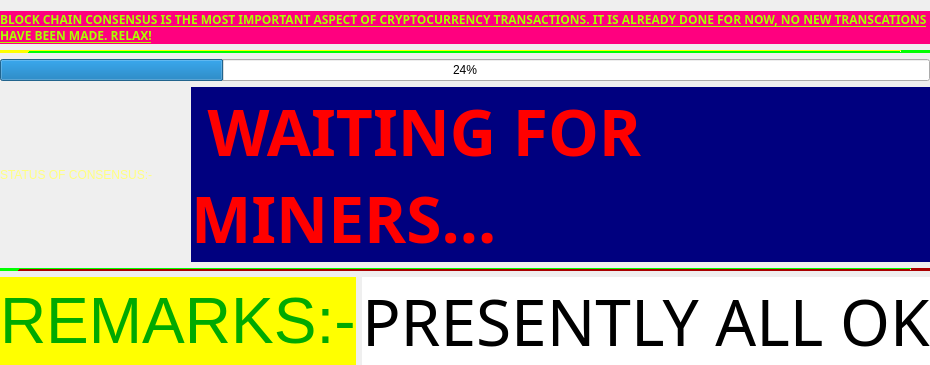
        <widget class="QWidget" name="tab3">
         <attribute name="title">
          <string>CONSENSUS BUILDER</string>
         </attribute>
         <layout class="QVBoxLayout" name="verticalLayout_4" stretch="2,1,3,1,2,2">
          <property name="leftMargin">
           <number>0</number>
          </property>
          <property name="rightMargin">
           <number>0</number>
          </property>
          <property name="bottomMargin">
           <number>0</number>
          </property>
          <item>
           <widget class="QLabel" name="label_18">
            <property name="palette">
             <palette>
              <active>
               <colorrole role="WindowText">
                <brush brushstyle="SolidPattern">
                 <color alpha="255">
                  <red>170</red>
                  <green>255</green>
                  <blue>0</blue>
                 </color>
                </brush>
               </colorrole>
               <colorrole role="Base">
                <brush brushstyle="SolidPattern">
                 <color alpha="255">
                  <red>255</red>
                  <green>255</green>
                  <blue>0</blue>
                 </color>
                </brush>
               </colorrole>
               <colorrole role="Window">
                <brush brushstyle="SolidPattern">
                 <color alpha="255">
                  <red>255</red>
                  <green>0</green>
                  <blue>127</blue>
                 </color>
                </brush>
               </colorrole>
              </active>
              <inactive>
               <colorrole role="WindowText">
                <brush brushstyle="SolidPattern">
                 <color alpha="255">
                  <red>170</red>
                  <green>255</green>
                  <blue>0</blue>
                 </color>
                </brush>
               </colorrole>
               <colorrole role="Base">
                <brush brushstyle="SolidPattern">
                 <color alpha="255">
                  <red>255</red>
                  <green>255</green>
                  <blue>0</blue>
                 </color>
                </brush>
               </colorrole>
               <colorrole role="Window">
                <brush brushstyle="SolidPattern">
                 <color alpha="255">
                  <red>255</red>
                  <green>0</green>
                  <blue>127</blue>
                 </color>
                </brush>
               </colorrole>
              </inactive>
              <disabled>
               <colorrole role="WindowText">
                <brush brushstyle="SolidPattern">
                 <color alpha="255">
                  <red>255</red>
                  <green>170</green>
                  <blue>255</blue>
                 </color>
                </brush>
               </colorrole>
               <colorrole role="Base">
                <brush brushstyle="SolidPattern">
                 <color alpha="255">
                  <red>255</red>
                  <green>0</green>
                  <blue>127</blue>
                 </color>
                </brush>
               </colorrole>
               <colorrole role="Window">
                <brush brushstyle="SolidPattern">
                 <color alpha="255">
                  <red>255</red>
                  <green>0</green>
                  <blue>127</blue>
                 </color>
                </brush>
               </colorrole>
              </disabled>
             </palette>
            </property>
            <property name="font">
             <font>
              <family>Arial Black</family>
              <weight>75</weight>
              <bold>true</bold>
              <underline>true</underline>
             </font>
            </property>
            <property name="autoFillBackground">
             <bool>true</bool>
            </property>
            <property name="text">
             <string>BLOCK CHAIN CONSENSUS IS THE MOST IMPORTANT ASPECT OF CRYPTOCURRENCY TRANSACTIONS. IT IS ALREADY DONE FOR NOW, NO NEW TRANSCATIONS HAVE BEEN MADE. RELAX!</string>
            </property>
            <property name="wordWrap">
             <bool>true</bool>
            </property>
           </widget>
          </item>
          <item>
           <widget class="Line" name="line_9">
            <property name="palette">
             <palette>
              <active>
               <colorrole role="WindowText">
                <brush brushstyle="SolidPattern">
                 <color alpha="255">
                  <red>0</red>
                  <green>0</green>
                  <blue>0</blue>
                 </color>
                </brush>
               </colorrole>
               <colorrole role="Light">
                <brush brushstyle="SolidPattern">
                 <color alpha="255">
                  <red>255</red>
                  <green>255</green>
                  <blue>0</blue>
                 </color>
                </brush>
               </colorrole>
               <colorrole role="Dark">
                <brush brushstyle="SolidPattern">
                 <color alpha="255">
                  <red>0</red>
                  <green>255</green>
                  <blue>0</blue>
                 </color>
                </brush>
               </colorrole>
               <colorrole role="Text">
                <brush brushstyle="SolidPattern">
                 <color alpha="255">
                  <red>92</red>
                  <green>247</green>
                  <blue>249</blue>
                 </color>
                </brush>
               </colorrole>
               <colorrole role="ButtonText">
                <brush brushstyle="SolidPattern">
                 <color alpha="255">
                  <red>0</red>
                  <green>0</green>
                  <blue>0</blue>
                 </color>
                </brush>
               </colorrole>
               <colorrole role="PlaceholderText">
                <brush brushstyle="NoBrush">
                 <color alpha="128">
                  <red>92</red>
                  <green>247</green>
                  <blue>249</blue>
                 </color>
                </brush>
               </colorrole>
              </active>
              <inactive>
               <colorrole role="WindowText">
                <brush brushstyle="SolidPattern">
                 <color alpha="255">
                  <red>0</red>
                  <green>0</green>
                  <blue>0</blue>
                 </color>
                </brush>
               </colorrole>
               <colorrole role="Light">
                <brush brushstyle="SolidPattern">
                 <color alpha="255">
                  <red>255</red>
                  <green>255</green>
                  <blue>0</blue>
                 </color>
                </brush>
               </colorrole>
               <colorrole role="Dark">
                <brush brushstyle="SolidPattern">
                 <color alpha="255">
                  <red>0</red>
                  <green>255</green>
                  <blue>0</blue>
                 </color>
                </brush>
               </colorrole>
               <colorrole role="Text">
                <brush brushstyle="SolidPattern">
                 <color alpha="255">
                  <red>92</red>
                  <green>247</green>
                  <blue>249</blue>
                 </color>
                </brush>
               </colorrole>
               <colorrole role="ButtonText">
                <brush brushstyle="SolidPattern">
                 <color alpha="255">
                  <red>0</red>
                  <green>0</green>
                  <blue>0</blue>
                 </color>
                </brush>
               </colorrole>
               <colorrole role="PlaceholderText">
                <brush brushstyle="NoBrush">
                 <color alpha="128">
                  <red>92</red>
                  <green>247</green>
                  <blue>249</blue>
                 </color>
                </brush>
               </colorrole>
              </inactive>
              <disabled>
               <colorrole role="WindowText">
                <brush brushstyle="SolidPattern">
                 <color alpha="255">
                  <red>0</red>
                  <green>255</green>
                  <blue>0</blue>
                 </color>
                </brush>
               </colorrole>
               <colorrole role="Light">
                <brush brushstyle="SolidPattern">
                 <color alpha="255">
                  <red>255</red>
                  <green>255</green>
                  <blue>0</blue>
                 </color>
                </brush>
               </colorrole>
               <colorrole role="Dark">
                <brush brushstyle="SolidPattern">
                 <color alpha="255">
                  <red>0</red>
                  <green>255</green>
                  <blue>0</blue>
                 </color>
                </brush>
               </colorrole>
               <colorrole role="Text">
                <brush brushstyle="SolidPattern">
                 <color alpha="255">
                  <red>0</red>
                  <green>255</green>
                  <blue>0</blue>
                 </color>
                </brush>
               </colorrole>
               <colorrole role="ButtonText">
                <brush brushstyle="SolidPattern">
                 <color alpha="255">
                  <red>0</red>
                  <green>255</green>
                  <blue>0</blue>
                 </color>
                </brush>
               </colorrole>
               <colorrole role="PlaceholderText">
                <brush brushstyle="NoBrush">
                 <color alpha="128">
                  <red>92</red>
                  <green>247</green>
                  <blue>249</blue>
                 </color>
                </brush>
               </colorrole>
              </disabled>
             </palette>
            </property>
            <property name="frameShadow">
             <enum>QFrame::Raised</enum>
            </property>
            <property name="lineWidth">
             <number>30</number>
            </property>
            <property name="orientation">
             <enum>Qt::Horizontal</enum>
            </property>
           </widget>
          </item>
          <item>
           <widget class="QProgressBar" name="progressBar">
            <property name="enabled">
             <bool>true</bool>
            </property>
            <property name="palette">
             <palette>
              <active>
               <colorrole role="WindowText">
                <brush brushstyle="SolidPattern">
                 <color alpha="255">
                  <red>85</red>
                  <green>170</green>
                  <blue>255</blue>
                 </color>
                </brush>
               </colorrole>
              </active>
              <inactive>
               <colorrole role="WindowText">
                <brush brushstyle="SolidPattern">
                 <color alpha="255">
                  <red>85</red>
                  <green>170</green>
                  <blue>255</blue>
                 </color>
                </brush>
               </colorrole>
              </inactive>
              <disabled>
               <colorrole role="WindowText">
                <brush brushstyle="SolidPattern">
                 <color alpha="255">
                  <red>255</red>
                  <green>170</green>
                  <blue>255</blue>
                 </color>
                </brush>
               </colorrole>
              </disabled>
             </palette>
            </property>
            <property name="value">
             <number>24</number>
            </property>
           </widget>
          </item>
          <item>
           <layout class="QHBoxLayout" name="horizontalLayout" stretch="1,4">
            <item>
             <widget class="QLabel" name="label_20">
              <property name="enabled">
               <bool>true</bool>
              </property>
              <property name="palette">
               <palette>
                <active>
                 <colorrole role="WindowText">
                  <brush brushstyle="SolidPattern">
                   <color alpha="255">
                    <red>255</red>
                    <green>255</green>
                    <blue>127</blue>
                   </color>
                  </brush>
                 </colorrole>
                </active>
                <inactive>
                 <colorrole role="WindowText">
                  <brush brushstyle="SolidPattern">
                   <color alpha="255">
                    <red>255</red>
                    <green>255</green>
                    <blue>127</blue>
                   </color>
                  </brush>
                 </colorrole>
                </inactive>
                <disabled>
                 <colorrole role="WindowText">
                  <brush brushstyle="SolidPattern">
                   <color alpha="255">
                    <red>255</red>
                    <green>170</green>
                    <blue>255</blue>
                   </color>
                  </brush>
                 </colorrole>
                </disabled>
               </palette>
              </property>
              <property name="autoFillBackground">
               <bool>true</bool>
              </property>
              <property name="text">
               <string>STATUS OF CONSENSUS:-</string>
              </property>
              <property name="wordWrap">
               <bool>true</bool>
              </property>
             </widget>
            </item>
            <item>
             <widget class="QLabel" name="label_19">
              <property name="enabled">
               <bool>true</bool>
              </property>
              <property name="palette">
               <palette>
                <active>
                 <colorrole role="WindowText">
                  <brush brushstyle="SolidPattern">
                   <color alpha="255">
                    <red>255</red>
                    <green>0</green>
                    <blue>0</blue>
                   </color>
                  </brush>
                 </colorrole>
                 <colorrole role="Base">
                  <brush brushstyle="SolidPattern">
                   <color alpha="255">
                    <red>0</red>
                    <green>0</green>
                    <blue>0</blue>
                   </color>
                  </brush>
                 </colorrole>
                 <colorrole role="Window">
                  <brush brushstyle="SolidPattern">
                   <color alpha="255">
                    <red>0</red>
                    <green>0</green>
                    <blue>127</blue>
                   </color>
                  </brush>
                 </colorrole>
                </active>
                <inactive>
                 <colorrole role="WindowText">
                  <brush brushstyle="SolidPattern">
                   <color alpha="255">
                    <red>255</red>
                    <green>0</green>
                    <blue>0</blue>
                   </color>
                  </brush>
                 </colorrole>
                 <colorrole role="Base">
                  <brush brushstyle="SolidPattern">
                   <color alpha="255">
                    <red>0</red>
                    <green>0</green>
                    <blue>0</blue>
                   </color>
                  </brush>
                 </colorrole>
                 <colorrole role="Window">
                  <brush brushstyle="SolidPattern">
                   <color alpha="255">
                    <red>0</red>
                    <green>0</green>
                    <blue>127</blue>
                   </color>
                  </brush>
                 </colorrole>
                </inactive>
                <disabled>
                 <colorrole role="WindowText">
                  <brush brushstyle="SolidPattern">
                   <color alpha="255">
                    <red>255</red>
                    <green>170</green>
                    <blue>255</blue>
                   </color>
                  </brush>
                 </colorrole>
                 <colorrole role="Base">
                  <brush brushstyle="SolidPattern">
                   <color alpha="255">
                    <red>0</red>
                    <green>0</green>
                    <blue>127</blue>
                   </color>
                  </brush>
                 </colorrole>
                 <colorrole role="Window">
                  <brush brushstyle="SolidPattern">
                   <color alpha="255">
                    <red>0</red>
                    <green>0</green>
                    <blue>127</blue>
                   </color>
                  </brush>
                 </colorrole>
                </disabled>
               </palette>
              </property>
              <property name="font">
               <font>
                <family>HP Simplified</family>
                <pointsize>48</pointsize>
                <weight>75</weight>
                <bold>true</bold>
               </font>
              </property>
              <property name="autoFillBackground">
               <bool>true</bool>
              </property>
              <property name="text">
               <string> WAITING FOR MINERS...</string>
              </property>
              <property name="wordWrap">
               <bool>true</bool>
              </property>
             </widget>
            </item>
           </layout>
          </item>
          <item>
           <widget class="Line" name="line_10">
            <property name="palette">
             <palette>
              <active>
               <colorrole role="WindowText">
                <brush brushstyle="SolidPattern">
                 <color alpha="255">
                  <red>0</red>
                  <green>0</green>
                  <blue>0</blue>
                 </color>
                </brush>
               </colorrole>
               <colorrole role="Light">
                <brush brushstyle="SolidPattern">
                 <color alpha="255">
                  <red>170</red>
                  <green>0</green>
                  <blue>0</blue>
                 </color>
                </brush>
               </colorrole>
               <colorrole role="Dark">
                <brush brushstyle="SolidPattern">
                 <color alpha="255">
                  <red>0</red>
                  <green>255</green>
                  <blue>0</blue>
                 </color>
                </brush>
               </colorrole>
               <colorrole role="Text">
                <brush brushstyle="SolidPattern">
                 <color alpha="255">
                  <red>92</red>
                  <green>247</green>
                  <blue>249</blue>
                 </color>
                </brush>
               </colorrole>
               <colorrole role="ButtonText">
                <brush brushstyle="SolidPattern">
                 <color alpha="255">
                  <red>0</red>
                  <green>0</green>
                  <blue>0</blue>
                 </color>
                </brush>
               </colorrole>
               <colorrole role="PlaceholderText">
                <brush brushstyle="NoBrush">
                 <color alpha="128">
                  <red>92</red>
                  <green>247</green>
                  <blue>249</blue>
                 </color>
                </brush>
               </colorrole>
              </active>
              <inactive>
               <colorrole role="WindowText">
                <brush brushstyle="SolidPattern">
                 <color alpha="255">
                  <red>0</red>
                  <green>0</green>
                  <blue>0</blue>
                 </color>
                </brush>
               </colorrole>
               <colorrole role="Light">
                <brush brushstyle="SolidPattern">
                 <color alpha="255">
                  <red>170</red>
                  <green>0</green>
                  <blue>0</blue>
                 </color>
                </brush>
               </colorrole>
               <colorrole role="Dark">
                <brush brushstyle="SolidPattern">
                 <color alpha="255">
                  <red>0</red>
                  <green>255</green>
                  <blue>0</blue>
                 </color>
                </brush>
               </colorrole>
               <colorrole role="Text">
                <brush brushstyle="SolidPattern">
                 <color alpha="255">
                  <red>92</red>
                  <green>247</green>
                  <blue>249</blue>
                 </color>
                </brush>
               </colorrole>
               <colorrole role="ButtonText">
                <brush brushstyle="SolidPattern">
                 <color alpha="255">
                  <red>0</red>
                  <green>0</green>
                  <blue>0</blue>
                 </color>
                </brush>
               </colorrole>
               <colorrole role="PlaceholderText">
                <brush brushstyle="NoBrush">
                 <color alpha="128">
                  <red>92</red>
                  <green>247</green>
                  <blue>249</blue>
                 </color>
                </brush>
               </colorrole>
              </inactive>
              <disabled>
               <colorrole role="WindowText">
                <brush brushstyle="SolidPattern">
                 <color alpha="255">
                  <red>0</red>
                  <green>255</green>
                  <blue>0</blue>
                 </color>
                </brush>
               </colorrole>
               <colorrole role="Light">
                <brush brushstyle="SolidPattern">
                 <color alpha="255">
                  <red>170</red>
                  <green>0</green>
                  <blue>0</blue>
                 </color>
                </brush>
               </colorrole>
               <colorrole role="Dark">
                <brush brushstyle="SolidPattern">
                 <color alpha="255">
                  <red>0</red>
                  <green>255</green>
                  <blue>0</blue>
                 </color>
                </brush>
               </colorrole>
               <colorrole role="Text">
                <brush brushstyle="SolidPattern">
                 <color alpha="255">
                  <red>0</red>
                  <green>255</green>
                  <blue>0</blue>
                 </color>
                </brush>
               </colorrole>
               <colorrole role="ButtonText">
                <brush brushstyle="SolidPattern">
                 <color alpha="255">
                  <red>0</red>
                  <green>255</green>
                  <blue>0</blue>
                 </color>
                </brush>
               </colorrole>
               <colorrole role="PlaceholderText">
                <brush brushstyle="NoBrush">
                 <color alpha="128">
                  <red>92</red>
                  <green>247</green>
                  <blue>249</blue>
                 </color>
                </brush>
               </colorrole>
              </disabled>
             </palette>
            </property>
            <property name="lineWidth">
             <number>20</number>
            </property>
            <property name="orientation">
             <enum>Qt::Horizontal</enum>
            </property>
           </widget>
          </item>
          <item>
           <layout class="QHBoxLayout" name="horizontalLayout_2" stretch="1,4">
            <item>
             <widget class="QLabel" name="label_22">
              <property name="enabled">
               <bool>true</bool>
              </property>
              <property name="palette">
               <palette>
                <active>
                 <colorrole role="WindowText">
                  <brush brushstyle="SolidPattern">
                   <color alpha="255">
                    <red>0</red>
                    <green>170</green>
                    <blue>0</blue>
                   </color>
                  </brush>
                 </colorrole>
                 <colorrole role="Base">
                  <brush brushstyle="SolidPattern">
                   <color alpha="255">
                    <red>170</red>
                    <green>85</green>
                    <blue>0</blue>
                   </color>
                  </brush>
                 </colorrole>
                 <colorrole role="Window">
                  <brush brushstyle="SolidPattern">
                   <color alpha="255">
                    <red>255</red>
                    <green>255</green>
                    <blue>0</blue>
                   </color>
                  </brush>
                 </colorrole>
                </active>
                <inactive>
                 <colorrole role="WindowText">
                  <brush brushstyle="SolidPattern">
                   <color alpha="255">
                    <red>0</red>
                    <green>170</green>
                    <blue>0</blue>
                   </color>
                  </brush>
                 </colorrole>
                 <colorrole role="Base">
                  <brush brushstyle="SolidPattern">
                   <color alpha="255">
                    <red>170</red>
                    <green>85</green>
                    <blue>0</blue>
                   </color>
                  </brush>
                 </colorrole>
                 <colorrole role="Window">
                  <brush brushstyle="SolidPattern">
                   <color alpha="255">
                    <red>255</red>
                    <green>255</green>
                    <blue>0</blue>
                   </color>
                  </brush>
                 </colorrole>
                </inactive>
                <disabled>
                 <colorrole role="WindowText">
                  <brush brushstyle="SolidPattern">
                   <color alpha="255">
                    <red>255</red>
                    <green>170</green>
                    <blue>255</blue>
                   </color>
                  </brush>
                 </colorrole>
                 <colorrole role="Base">
                  <brush brushstyle="SolidPattern">
                   <color alpha="255">
                    <red>255</red>
                    <green>255</green>
                    <blue>0</blue>
                   </color>
                  </brush>
                 </colorrole>
                 <colorrole role="Window">
                  <brush brushstyle="SolidPattern">
                   <color alpha="255">
                    <red>255</red>
                    <green>255</green>
                    <blue>0</blue>
                   </color>
                  </brush>
                 </colorrole>
                </disabled>
               </palette>
              </property>
              <property name="font">
               <font>
                <family>Microsoft Sans Serif</family>
                <pointsize>48</pointsize>
               </font>
              </property>
              <property name="autoFillBackground">
               <bool>true</bool>
              </property>
              <property name="text">
               <string>REMARKS:-</string>
              </property>
             </widget>
            </item>
            <item>
             <widget class="QLabel" name="label_21">
              <property name="enabled">
               <bool>true</bool>
              </property>
              <property name="palette">
               <palette>
                <active>
                 <colorrole role="Base">
                  <brush brushstyle="SolidPattern">
                   <color alpha="255">
                    <red>0</red>
                    <green>0</green>
                    <blue>0</blue>
                   </color>
                  </brush>
                 </colorrole>
                 <colorrole role="Window">
                  <brush brushstyle="SolidPattern">
                   <color alpha="255">
                    <red>255</red>
                    <green>255</green>
                    <blue>255</blue>
                   </color>
                  </brush>
                 </colorrole>
                </active>
                <inactive>
                 <colorrole role="Base">
                  <brush brushstyle="SolidPattern">
                   <color alpha="255">
                    <red>0</red>
                    <green>0</green>
                    <blue>0</blue>
                   </color>
                  </brush>
                 </colorrole>
                 <colorrole role="Window">
                  <brush brushstyle="SolidPattern">
                   <color alpha="255">
                    <red>255</red>
                    <green>255</green>
                    <blue>255</blue>
                   </color>
                  </brush>
                 </colorrole>
                </inactive>
                <disabled>
                 <colorrole role="Base">
                  <brush brushstyle="SolidPattern">
                   <color alpha="255">
                    <red>255</red>
                    <green>255</green>
                    <blue>255</blue>
                   </color>
                  </brush>
                 </colorrole>
                 <colorrole role="Window">
                  <brush brushstyle="SolidPattern">
                   <color alpha="255">
                    <red>255</red>
                    <green>255</green>
                    <blue>255</blue>
                   </color>
                  </brush>
                 </colorrole>
                </disabled>
               </palette>
              </property>
              <property name="font">
               <font>
                <family>Ink Free</family>
                <pointsize>48</pointsize>
               </font>
              </property>
              <property name="autoFillBackground">
               <bool>true</bool>
              </property>
              <property name="text">
               <string>PRESENTLY ALL OK</string>
              </property>
              <property name="wordWrap">
               <bool>true</bool>
              </property>
             </widget>
            </item>
           </layout>
          </item>
         </layout>
        </widget>
